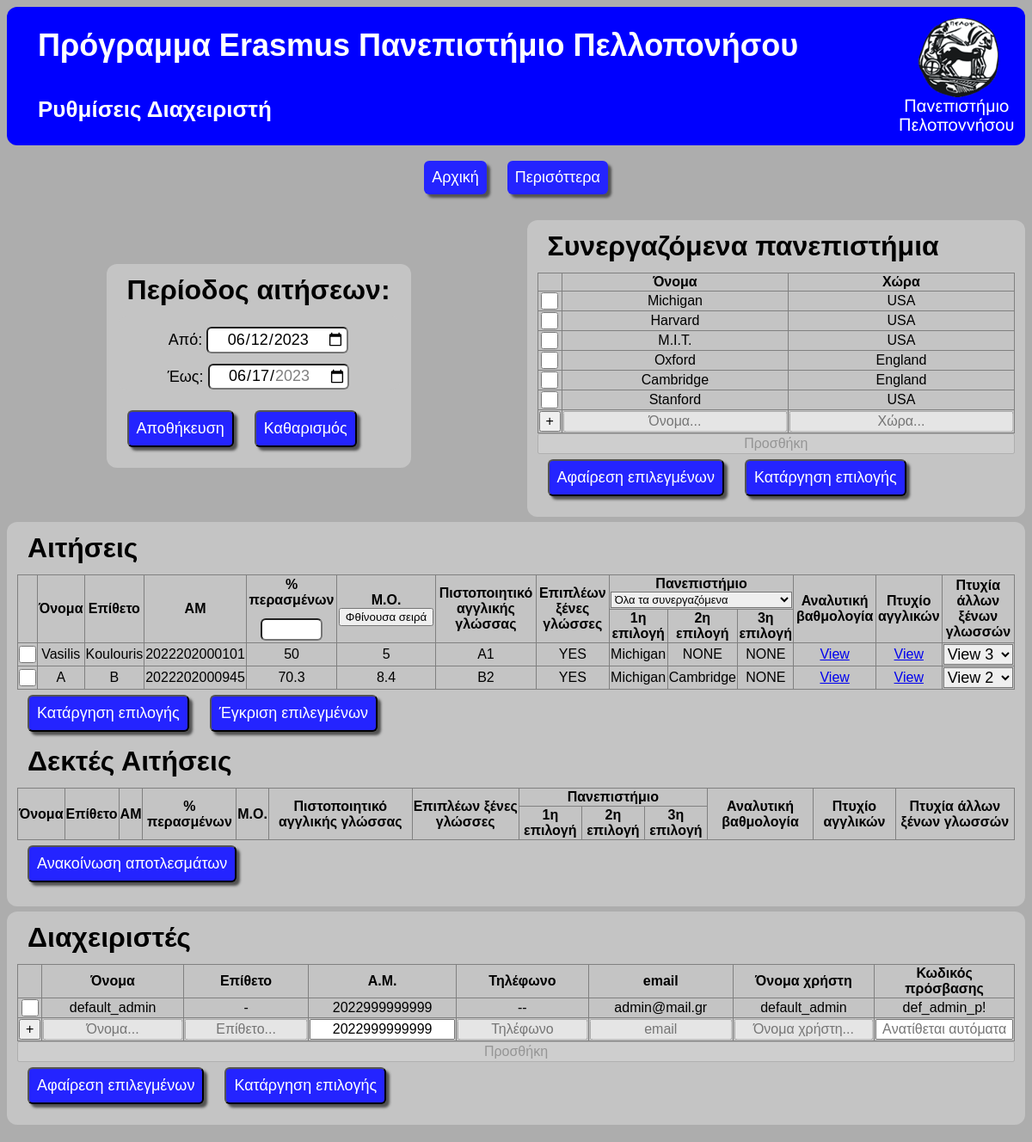
The app's page /admin_settings.php with its own data.
### tables this page shows
CREATE TABLE `applications_date` (
  `start_d` date DEFAULT NULL,
  `end_d` date DEFAULT NULL,
  `announce` tinyint(1) DEFAULT NULL
);

CREATE TABLE `usr_aplications` (
  `application_id` bigint(20) UNSIGNED NOT NULL,
  `fname` varchar(20) NOT NULL,
  `lname` varchar(20) NOT NULL,
  `a_m` varchar(13) NOT NULL,
  `pass_perc` float NOT NULL,
  `avrg` float NOT NULL,
  `eng_lan_certif` varchar(2) NOT NULL,
  `xtr_lang_cert` varchar(3) DEFAULT NULL,
  `f_choice` varchar(40) NOT NULL,
  `s_choice` varchar(40) DEFAULT NULL,
  `t_choice` varchar(40) DEFAULT NULL,
  `marks` varchar(40) NOT NULL,
  `eng_lan_certif_file` varchar(40) NOT NULL,
  `xtr_lang_cert_file` text DEFAULT NULL,
  `approved` tinyint(1) DEFAULT NULL
);

CREATE TABLE `universities` (
  `uni_id` bigint(20) UNSIGNED NOT NULL,
  `uni_name` varchar(20) NOT NULL,
  `country` varchar(20) NOT NULL
);

CREATE TABLE `users` (
  `user_id` bigint(20) UNSIGNED NOT NULL,
  `fname` varchar(20) NOT NULL,
  `lname` varchar(20) NOT NULL,
  `a_m` varchar(13) NOT NULL,
  `tel` varchar(10) NOT NULL,
  `email` varchar(20) NOT NULL,
  `username` varchar(20) NOT NULL,
  `pass` varchar(15) NOT NULL,
  `user_type_id` bigint(20) UNSIGNED NOT NULL
);

### admin_settings.php (the view, shortened to what this page needs)
<!DOCTYPE html>
<html style="background-color: rgb(173, 173, 173);">
    <head>
         <link rel="stylesheet" href="styles/stylefile.css"/>
    </head>
    <body>
        <div class="container">
            <div class="heading">
                <h1>Πρόγραμμα Erasmus Πανεπιστήμιο Πελλοπονήσου</h1>
            </div>
            <div class="heading-image">
                <img src="media/images/uoplogo.png" alt="University of the Pelloponese Logo">
            </div>
            <div class="heading-title">
                <h1>Ρυθμίσεις Διαχειριστή</h1>
            </div>
            <div class="menu">
                <a href="index.php">Αρχική</a>
                <a href="more.php">Περισόττερα</a>
            </div>
            <div class = "application_date content">
                <h1>Περίοδος αιτήσεων:</h1>
                <form id="dateForm" method="GET" action="scripts/application_date_set.php" style="border:none; padding-top:0vw;">
                    <?php
                        $con = mysqli_connect("localhost", "root", "", "erasmus_db") or die("connection problem");
                        $sqli_res = mysqli_query($con, "SELECT start_d, end_d FROM applications_date");
                        $res = mysqli_fetch_assoc($sqli_res);
                        if($res["start_d"] != null && $res["end_d"] != null){
                            echo '
                                <p>
                                    <label for="start_date">Από: </label>
                                    <input type="date" min="2023-06-06" id="start_date" name="start_date" onchange="setEndDate();" value="'.$res["start_d"].'">
                                    <br>
                                    <label for="end_date">Έως: </label>
                                    <input type="date" min="2023-06-13" max="2023-08-13" id="end_date" name="end_date" value="'.$res["end_d"].'">
                                </p>
                            ';
                        }
                    ?>
                    <input type ="submit" name="date_submit" value="Αποθήκευση">
                    <input type ="button" name="clear_date" value="Καθαρισμός" onclick="clearDates();">
                </form>
            </div>
            <div class = "applications content" >
                <h1>Αιτήσεις</h1>
                <form action="scripts/submit_approved.php" method="GET" id="allApplications">
                    <table id="ApplicationsTable">
                        <tr>
                            <th rowspan="2"></th>
                            <th rowspan="2">Όνομα</th>
                            <th rowspan="2">Επίθετο</th>
                            <th rowspan="2">ΑΜ</th>
                            <th rowspan="2">
                                % περασμένων
                                <input type="number" min="70" max="100" id="min_success" style="font-size:medium;" onchange="filterByMin();">
                            </th>
                            <th rowspan="2">
                                Μ.Ο.
                                <input type="button" id="dec" value="Φθίνουσα σειρά" onclick="sortTable();">
                            </th>
                            <th rowspan="2">Πιστοποιητικό αγγλικής γλώσσας</th>
                            <th rowspan="2">Eπιπλέων ξένες γλώσσες</th>
                            <th rowspan="1" colspan="3" style="border-bottom: 1px solid gray;">
                                Πανεπιστήμιο
                                <select id="specific_uni" style="font-size: small;" onchange="specificUni();">
                                <option value="all">Όλα τα συνεργαζόμενα</option>
                            </select>
                            </th>
                            <th rowspan="2">Αναλυτική βαθμολογία</th>
                            <th rowspan="2">Πτυχίο αγγλικών</th>
                            <th rowspan="2">Πτυχία άλλων ξένων γλωσσών</th>
                        </tr>
                        <tr>
                            <th>1η επιλογή</th>
                            <th>2η επιλογή</th>
                            <th>3η επιλογή</th>
                        </tr>
                        <?php
                            $con = mysqli_connect("localhost", "root", "", "erasmus_db");
                            if (!$con) {
                                echo "Problem in the connection";
                            }
                            else{
                                $result = mysqli_query($con, "SELECT * FROM usr_aplications");
                                while ($row = mysqli_fetch_assoc($result)) {
                                    $user_id = mysqli_fetch_assoc(mysqli_query($con, "SELECT user_id FROM users WHERE a_m=".$row["a_m"]));
                                    echo "<tr>";
                                        echo "<td> <input type=\"checkbox\" name=\"".$user_id["user_id"]."\"> </td>";
                                        echo "<td>".$row["fname"]."</td>";
                                        echo "<td>".$row["lname"]."</td>";
                                        echo "<td>".$row["a_m"]."</td>";
                                        echo "<td pass_perc=\"".$row["pass_perc"]."\">".$row["pass_perc"]."</td>";
                                        echo "<td avr=\"".$row["avrg"]."\">".$row["avrg"]."</td>";
                                        echo "<td>".$row["eng_lan_certif"]."</td>";
                                        if($row["xtr_lang_cert"] == null){
                                            echo "<td> NO </td>";
                                        }else{
                                            echo "<td> YES </td>";
                                        }
                                        echo "<td f=\"".$row["f_choice"]."\">".$row["f_choice"]."</td>";
                                        if($row["s_choice"] == null){
                                            echo "<td s=\"NONE\"> NONE </td>";
                                        }else{
                                            echo "<td s=\"".$row["s_choice"]."\">".$row["s_choice"]."</td>";
                                        }
                                        if($row["t_choice"] == null){
                                            echo "<td t=\"NONE\"> NONE </td>";
                                        }else{
                                            echo "<td t=\"".$row["t_choice"]."\">".$row["t_choice"]."</td>";
                                        }
                                        echo '<td> <a href="uploads/'.$row["a_m"].'/'.$row["marks"].'" target="_blank"> View </a> </td>';
                                        echo '<td> <a href="uploads/'.$row["a_m"].'/'.$row["eng_lan_certif_file"].'" target="_blank"> View </a> </td>';
                                        if($row["xtr_lang_cert_file"] == null){
                                            echo "<td> NONE </td>";
                                        }else{
                                            $filenames = [];
                                            $token = strtok($row["xtr_lang_cert_file"], ',');
                                            while($token != false){
                                                $filenames[] = $token;
                                                $token = strtok(',');
                                            }
                                            echo ' <td> <select name="file-links" onchange="handleSelect(this);">';
                                            echo '<option value="count" disabled selected hidden> View '.count($filenames).'</option>';
                                            echo '</select> </td>';
                                        }
                                    echo "</tr>";
                                }
                            }
                        ?>
                    </table>
                    <input type="button" value="Κατάργηση επιλογής" onclick="uncheckAll('allApplications');">
                    <input type="submit" value="Έγκριση επιλεγμένων">
                </form>
                <h1>Δεκτές Αιτήσεις</h1>
                <form action="scripts/announce_results.php" method="GET">
                    <table>
                        <tr>
                            <th rowspan="2">Όνομα</th>
                            <th rowspan="2">Επίθετο</th>
                            <th rowspan="2">ΑΜ</th>
                            <th rowspan="2">% περασμένων</th>
                            <th rowspan="2">Μ.Ο.</th>
                            <th rowspan="2">Πιστοποιητικό αγγλικής γλώσσας</th>
                            <th rowspan="2">Επιπλέων ξένες γλώσσες</th>
                            <th rowspan="1" colspan="3">Πανεπιστήμιο</th>
                            <th rowspan="2">Αναλυτική βαθμολογία</th>
                            <th rowspan="2">Πτυχίο αγγλικών</th>
                            <th rowspan="2">Πτυχία άλλων ξένων γλωσσών</th>
                        </tr>
                        <tr>
                            <th>1η επιλογή</th>
                            <th>2η επιλογή</th>
                            <th>3η επιλογή</th>
                        </tr>
                    </table>
                    <?php
                        $today = new DateTime();
                        $con = mysqli_connect("localhost", "root", "", "erasmus_db") or die('connection problem');
                        $result = mysqli_fetch_assoc(mysqli_query($con, "SELECT end_d FROM applications_date"));
                        $end_date = new DateTime($result["end_d"]);
                        if($today > $end_date){
                            echo '<input type="submit" value="Ανακοίνωση αποτλεσμάτων">';
                        }
                        else{
                            echo "<p><span style=\"display:inline-block;width:100%;background-color:red;color:white;font-size: medium; color: white; border-radius: 2px; margin-top: 10px; padding: 4px;\">Πρέπει να λήξει η περίοδος δηλώσεων για ανακοίνωση των αποτελεσμάτων.</span></p>";
                        }
                    ?>
                </form>
            </div>
            <div class = "uni content">
                <h1>Συνεργαζόμενα πανεπιστήμια</h1>
                <form method="GET" id="unis_form" action="scripts/removeChecked.php">
                    <?php
                        $con = mysqli_connect("localhost", "root", "", "erasmus_db") or die('connection problem');
                        $result = mysqli_query($con, "SELECT uni_id, uni_name, country FROM universities");
                        echo '<table>';
                        echo '<tr> <th></th> <th> Όνομα </th><th> Χώρα </th> </tr>';
                        while($row = mysqli_fetch_assoc($result)){
                            echo '<tr>';
                            echo '<td style="width:1%;"> <input type="checkbox" name="'.$row["uni_id"].'"> </td>';
                            echo '<td>'.$row['uni_name'].'</td><td>'.$row['country'].'</td>';
                            echo '</tr>';
                        }
                        echo '<tr> <td> <input type="button" value="+" onclick="enableInput();"> </td> <td> <input id="uni_name" name="uni_name" type="text" placeholder="Όνομα..." disabled> </td> <td> <input id="country" name="country" type="text" placeholder="Χώρα..." disabled> </td> </tr>';
                        echo '</table>';
                        echo '<input type="button" id="addButton" value="Προσθήκη" style="all:revert;display:block;width:100%;font-size: medium;" onclick="addUni();" disabled>';
                    ?>
                    <input type="submit" value="Αφαίρεση επιλεγμένων">
                    <input type="button" value="Κατάργηση επιλογής" onclick="uncheckAll('unis_form');">
                </form>
            </div>
            <div class="admin content">
                <h1>Διαχειριστές</h1>
                <form method="POST" id="admins_form" action="scripts/removeAdmins.php">
                    <?php
                        $con = mysqli_connect("localhost", "root", "", "erasmus_db") or die('connection problem');
                        $result = mysqli_query($con, "SELECT * FROM users WHERE user_type_id=3");
                        echo '<table>';
                        echo '<tr> <th></th> <th> Όνομα </th><th> Επίθετο </th><th> Α.Μ. </th><th> Τηλέφωνο </th><th> email </th><th> Όνομα χρήστη </th><th> Κωδικός πρόσβασης </th></tr>';
                        while($row = mysqli_fetch_assoc($result)){
                            echo '<tr>';
                            echo '<td style="width:1%;"> <input type="checkbox" name="'.$row["user_id"].'"> </td>';
                            echo '<td>'.$row['fname'].'</td><td>'.$row['lname'].'</td>';
                            echo '<td>'.$row['a_m'].'</td><td>'.$row['tel'].'</td>';
                            echo '<td>'.$row['email'].'</td><td>'.$row['username'].'</td>';
                            echo '<td>'.$row['pass'].'</td>';
                            echo '</tr>';
                        }
                        echo '<tr>';
                            echo '<td> <input type="button" value="+" onclick="enableAdminInput();"> </td>';
                            echo '<td> <input id="fname" name="fname" type="text" placeholder="Όνομα..." disabled></td>';
                            echo '<td> <input id="lname" name="lname" type="text" placeholder="Επίθετο..." disabled></td>';
                            echo '<td> <input type="text" name="a_m" value="2022999999999" readonly></td>';
                            echo '<td> <input type="tel" name="phone-number" id="pn" placeholder="Τηλέφωνο" disabled onchange="checkTel();"></td>';
                            echo '<td> <input type="email" name="mail" id="mail" placeholder="email" disabled onchange="checkEmail();"></td>';
                            echo '<td> <input type="text" name="username" id="username" disabled placeholder="Όνομα χρήστη..."> </td>';
                            echo '<td> <input type="password" name ="password" id="pw" placeholder="Aνατίθεται αυτόματα" readonly onchange="checkPwd();"> </td>';
                        echo '</tr>';
                        echo '</table>';
                        echo '<input type="button" id="addAdm" value="Προσθήκη" style="all:revert;display:block;width:100%;font-size: medium;" onclick="addAdmin();" disabled>';
                    ?>
                    <input type="submit" value="Αφαίρεση επιλεγμένων">
                    <input type="button" value="Κατάργηση επιλογής" onclick="uncheckAll('admins_form');">
                </form>
            </div>
        </div>
    </body>
</html>

### records on screen
applications_date: start_date "06/12/2023", end_date "06/17/2023"
usr_aplications: fname "Vasilis", lname "Koulouris", a_m "2022202000101", pass_perc "50", avrg "5", eng_lan_certif "A1", xtr_lang_cert "YES", f_choice "Michigan", s_choice "NONE", t_choice "NONE"
usr_aplications: fname "A", lname "B", a_m "2022202000945", pass_perc "70.3", avrg "8.4", eng_lan_certif "B2", xtr_lang_cert "YES", f_choice "Michigan", s_choice "Cambridge", t_choice "NONE"
universities: uni_name "Michigan", country "USA"
universities: uni_name "Harvard", country "USA"
universities: uni_name "M.I.T.", country "USA"
universities: uni_name "Oxford", country "England"
universities: uni_name "Cambridge", country "England"
universities: uni_name "Stanford", country "USA"
users: fname "default_admin", lname "-", a_m "2022999999999", tel "--", email "admin@mail.gr", username "default_admin", pass "def_admin_p!"
